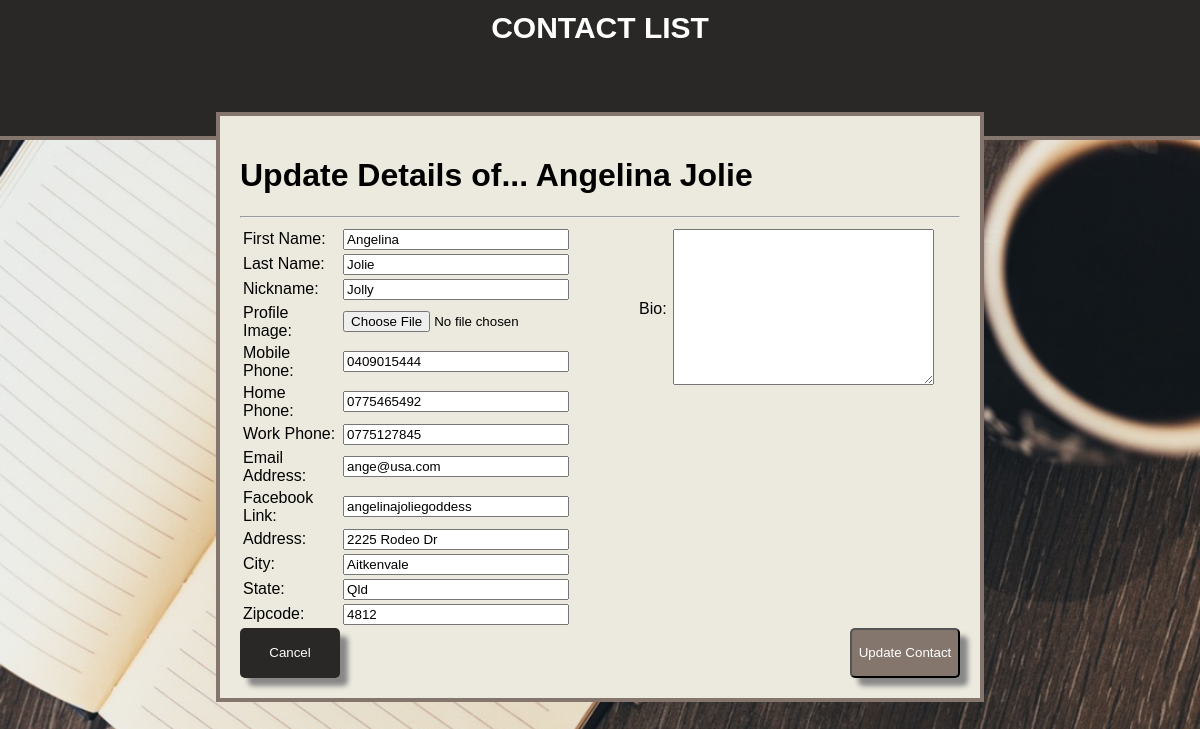
Screenshot of /update_contact.php?id=33 (signed in) with the database file from the repository.
### tables this page shows
CREATE TABLE `contacts` (
  `contact_id` int(11) NOT NULL,
  `contact_fname` varchar(100) NOT NULL,
  `contact_lname` varchar(100) NOT NULL,
  `contact_nickname` varchar(100) NOT NULL,
  `contact_mphone` varchar(50) NOT NULL,
  `contact_hphone` varchar(50) NOT NULL,
  `contact_wphone` varchar(50) NOT NULL,
  `contact_email` varchar(200) NOT NULL,
  `contact_facebook` varchar(200) NOT NULL,
  `contact_address` varchar(100) NOT NULL,
  `contact_city` varchar(50) NOT NULL,
  `contact_state` varchar(50) NOT NULL,
  `contact_zipcode` varchar(50) NOT NULL,
  `contact_profile` varchar(255) NOT NULL,
  `contact_notes` longblob NOT NULL,
  `contact_status` enum('archived','current') NOT NULL DEFAULT 'current'
);

### update_contact.php (the view, shortened to what this page needs)
<?php
	require_once"connection.php";
	if (isset($_GET['id'])) {
		$id = $_GET['id'];
		$get_contact = "select * from contacts where contact_id = '$id'";
		$sql_get_contact = $conn->query($get_contact);
		$row = mysqli_fetch_array($sql_get_contact);
	}
 ?>
<!DOCTYPE html>
<html>
<head>
	<?php include"includes/head.inc"; ?>
</head>
<body>
	<div class="wrapper">
		<div class="header">
			<div class="headerContent"><h1>CONTACT LIST</h1></div>
		</div>
		<div class="content">
		<div><h1>Update Details of... <b><?php echo $row['contact_fname'] . " " . $row['contact_lname'] ?></b></h1></div>
			<hr>
			<div class="contact">
				<div class="contact_insert">
					<form action="update_contact.php?id<?php echo $row['contact_id'] ?>" method="post" enctype="multipart/form-data">
						<table class="create-contact-tbl">
							<tr>
								<td>First Name:</td>
								<td><input type="text" name="fname" value="<?php echo $row['contact_fname'] ?>"  size="40%"></td>
							</tr>
							<tr>
								<td>Last Name:</td>
								<td><input type="text" name="lname" value="<?php echo $row['contact_lname'] ?>" size="40%"></td>
							</tr>
							<tr>
								<td>Nickname:</td>
								<td><input type="text" name="nickname" value="<?php echo $row['contact_nickname'] ?>" size="40%"></td>
							</tr>
							<tr>
								<td>Profile Image:</td>
								<td><input type="file" name="profile"></td>
							</tr>
							<tr>
								<td>Mobile Phone:</td>
								<td><input type="text" name="mphone" value="<?php echo $row['contact_mphone'] ?>" size="40%"></td>
							</tr>
							<tr>
								<td>Home Phone:</td>
								<td><input type="text" name="hphone" value="<?php echo $row['contact_hphone'] ?>" size="40%"></td>
							</tr>
							<tr>
								<td>Work Phone:</td>
								<td><input type="text" name="wphone" value="<?php echo $row['contact_wphone'] ?>" size="40%"></td>
							</tr>
							<tr>
								<td>Email Address:</td>
								<td><input type="email" name="email" value="<?php echo $row['contact_email'] ?>" size="40%"></td>
							</tr>
							<tr>
								<td>Facebook Link:</td>
								<td><input type="text" name="facebook" value="<?php echo $row['contact_facebook'] ?>" size="40%"></td>
							</tr>
							<tr>
								<td>Address:</td>
								<td><input type="text" name="address" value="<?php echo $row['contact_address'] ?>" size="40%"></td>
							</tr>
							<tr>
								<td>City:</td>
								<td><input type="text" name="city" value="<?php echo $row['contact_city'] ?>" size="40%"></td>
							</tr>
							<tr>
								<td>State:</td>
								<td><input type="text" name="state" value="<?php echo $row['contact_state'] ?>" size="40%"></td>
							</tr>
							<tr>
								<td>Zipcode:</td>
								<td><input type="text" name="zipcode" value="<?php echo $row['contact_zipcode'] ?>" size="40%"></td>
							</tr>
						</table>
						<table class="bio_window">
							<tr>
								<td>Bio:</td>
								<td><textarea name="bio" id="bio" cols="30" rows="10"><?php echo $row['contact_notes'] ?></textarea></td>
							</tr>
						</table>
						<input class="insert_contact_button" type="submit" name="submit" value="Update Contact">
						<a href="main_list.php"><input class="cancel_contact_button" type="button" value="Cancel"></a>
					</form>
				</div>
			</div>
		</div>
</body>
</html>

### css/styles.css (style rules this page uses)
body { font-family:helvetica, arial, sans-serif; padding:0; margin:0; background-color:#292826; }
.header { width:100%; border-bottom:4px solid #84766d; height: 17vh; background-color:#292826;position: relative; }
.header .headerContent { width:60%; margin:0 auto; padding:1vh 0; line-height:40px; }
.header .headerContent h1 { margin:0; text-align: center; font-size: 30px; color:#ffffff; font-weight: bold; }
.content { width: 60%; margin: 0 auto; background-color:#eceade; padding:20px 20px; position: absolute; top: 14vh; left:50px; right: 50px; border:4px solid #84766d; }
.contact { width:100%; }
.insert_contact_button { float: right; width: 110px; height: 50px; background-color:#84766d; color:#ffffff; border-radius: 5px; box-shadow: 8px 8px 5px #888888; }
.cancel_contact_button { float: left; width: 100px; height: 50px; background-color:#292826; color:#ffffff; border:none; border-radius: 5px; box-shadow: 8px 8px 5px #888888; }
.create-contact-tbl { width: 45%; float:left; }
.create-contact-tbl input { width: 100%; }
.bio_window { float: right; width: 45%; }

### rows the page displays
contacts: contact_fname "Angelina", contact_lname "Jolie", fname "Angelina", lname "Jolie", nickname "Jolly", mphone "0409015444", hphone "0775465492", wphone "0775127845", email "ange@usa.com", facebook "angelinajoliegoddess", address "2225 Rodeo Dr", city "Aitkenvale", state "Qld", zipcode "4812"
